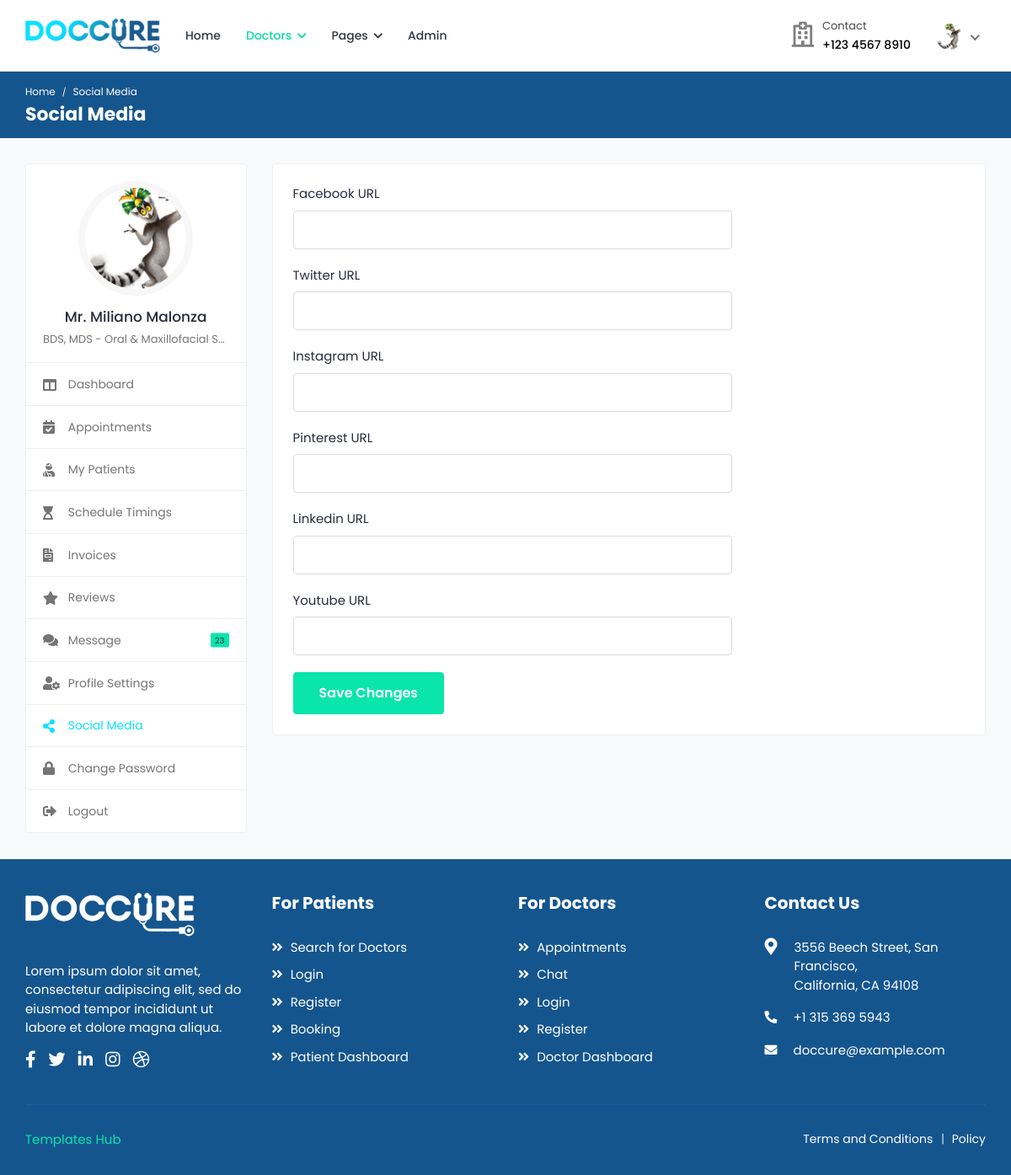
/doctors/social-media/ (signed in), run on an earlier commit of the app's database.
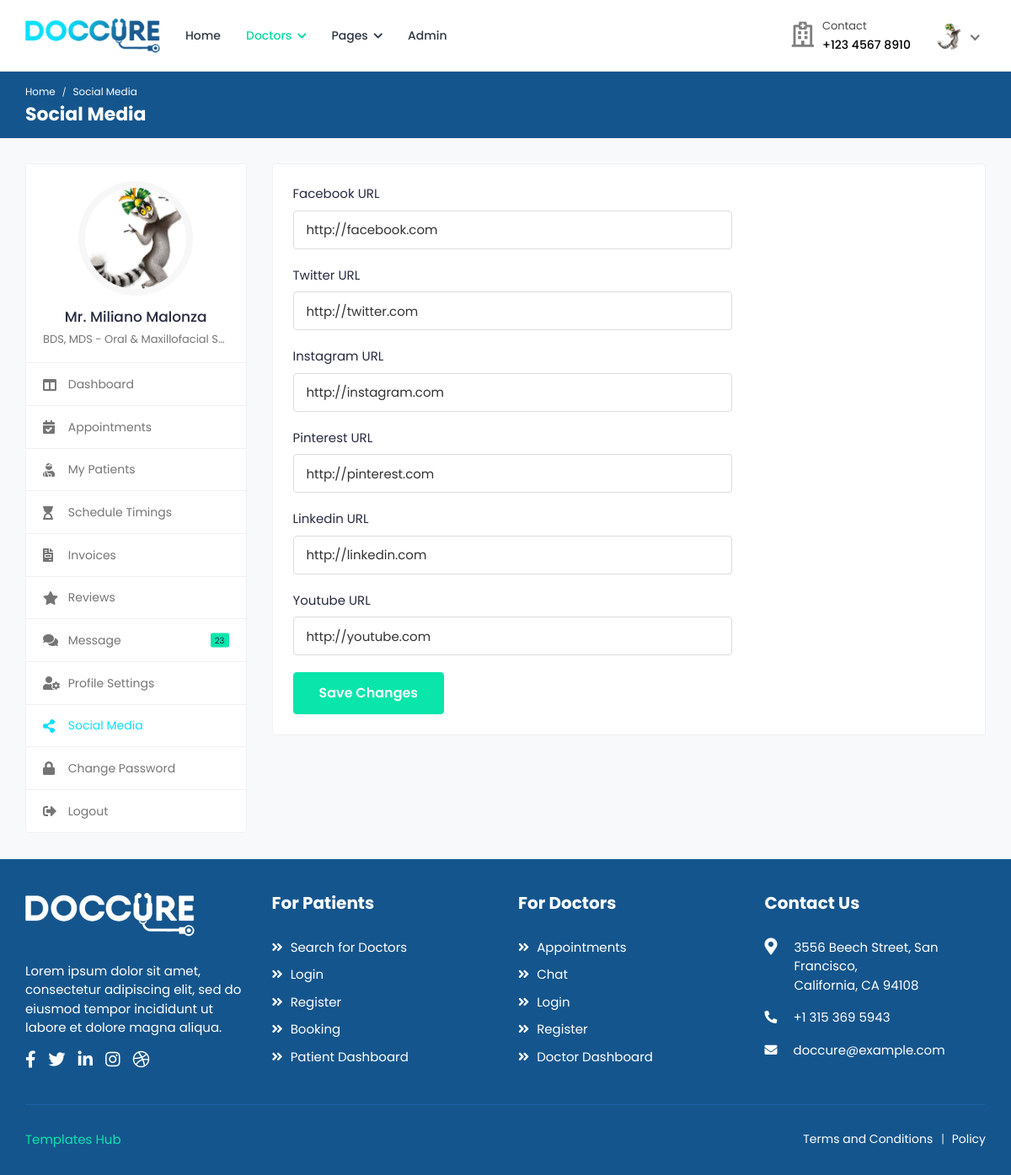
And on a later commit of the database.
### doctors/models.py (models this page shows)
class SocialMedia(models.Model):
	doctor = models.OneToOneField(Doctor, on_delete=models.CASCADE)
	facebook_url = models.URLField('Facebook URL', max_length=200, blank=True)
	twitter_url = models.URLField('Twitter URL', max_length=200, blank=True)
	instagram_url = models.URLField('Instagram URL', max_length=200, blank=True)
	pinterest_url = models.URLField('Pinterest URL', max_length=200, blank=True)
	linkedin_url = models.URLField('Linkedin URL', max_length=200, blank=True)
	youtube_url = models.URLField('Youtube URL', max_length=200, blank=True)

### doctors/views.py (the view)
# urls.py: path('social-media/', views.social_media, name = 'social-media'),
@login_required(login_url='/login/')
@user_passes_test(check_doctor, login_url='/login/')
@user_passes_test(check_settings, login_url='/doctors/profile-settings/')
def social_media(request):
	doctor = Doctor.objects.get(user=request.user.id)
	if request.method == 'POST':
		try:
			social = SocialMedia.objects.get(doctor=doctor.id)
			form = SocialMediaForm(request.POST, instance=social)
			if form.is_valid():
				form.save()
		except Exception:
			form = SocialMediaForm(request.POST)
			if form.is_valid():
				form.save()
		redirect = '../social-media/'
		return JsonResponse({"success": "Social Sites Updated.", "redirect": redirect}, status=200)
	else:
		social = None
		try:
			social = SocialMedia.objects.get(doctor=doctor.id)
		except Exception:
			social = None
		return render(request, 'doctors/social-media.html', {'profile': doctor, 'social': social})

### doctors/views.py (called while the page is built)
def check_doctor(user):
	group = user.groups.get()
	return group.name=='doctors_group'

def check_settings(user):
	profile = Doctor.objects.filter(user=user.id)
	return profile.count()>=1

### doctors/templates/doctors/social-media.html (shortened to what this page needs)
{% extends "doctors/base.html" %}
{% load static %}
{% block breadcrumb %}Social Media {% endblock %}
{% block breadcrumb1 %} Social Media{% endblock %}
{% block sidenav %}
	<ul>
		<li>
			<a href="{% url 'doctor-dashboard' %}">
				<i class="fas fa-columns"></i>
				<span>Dashboard</span>
			</a>
		</li>
		<li>
			<a href="{% url 'appointments' %}">
				<i class="fas fa-calendar-check"></i>
				<span>Appointments</span>
			</a>
		</li>
		<li>
			<a href="{% url 'my-patients' %}">
				<i class="fas fa-user-injured"></i>
				<span>My Patients</span>
			</a>
		</li>
		<li>
			<a href="{% url 'schedule-timings' %}">
				<i class="fas fa-hourglass-start"></i>
				<span>Schedule Timings</span>
			</a>
		</li>
		<li>
			<a href="{% url 'invoices' %}">
				<i class="fas fa-file-invoice"></i>
				<span>Invoices</span>
			</a>
		</li>
		<li>
			<a href="{% url 'reviews' %}">
				<i class="fas fa-star"></i>
				<span>Reviews</span>
			</a>
		</li>
		<li>
			<a href="{% url 'chat-doctor' %}">
				<i class="fas fa-comments"></i>
				<span>Message</span>
				<small class="unread-msg">23</small>
			</a>
		</li>
		<li>
			<a href="{% url 'doctor-profile-settings' %}">
				<i class="fas fa-user-cog"></i>
				<span>Profile Settings</span>
			</a>
		</li>
		<li class="active">
			<a href="{% url 'social-media' %}">
				<i class="fas fa-share-alt"></i>
				<span>Social Media</span>
			</a>
		</li>
		<li>
			<a href="{% url 'doctor-change-password' %}">
				<i class="fas fa-lock"></i>
				<span>Change Password</span>
			</a>
		</li>
		<li>
			<a href="{% url 'logout' %}">
				<i class="fas fa-sign-out-alt"></i>
				<span>Logout</span>
			</a>
		</li>
	</ul>
{% endblock %}
{% block content %}
	<div class="col-md-7 col-lg-8 col-xl-9">
		<div class="card">
			<div class="card-body">
				<form  class="add-form" method="POST" action="{% url 'social-media' %}">
					<div class="row">
						<div class="col-md-12 col-lg-8">
							<div class="form-group">
								<label>Facebook URL</label>
								<input type="text" class="form-control" name="facebook_url" value="{{social.facebook_url}}">
							</div>
						</div>
					</div>
					<div class="row">
						<div class="col-md-12 col-lg-8">
							<div class="form-group">
								<label>Twitter URL</label>
								<input type="text" class="form-control" name="twitter_url" value="{{social.twitter_url}}">
							</div>
						</div>
					</div>
					<div class="row">
						<div class="col-md-12 col-lg-8">
							<div class="form-group">
								<label>Instagram URL</label>
								<input type="text" class="form-control" name="instagram_url" value="{{social.instagram_url}}">
							</div>
						</div>
					</div>
					<div class="row">
						<div class="col-md-12 col-lg-8">
							<div class="form-group">
								<label>Pinterest URL</label>
								<input type="text" class="form-control" name="pinterest_url" value="{{social.pinterest_url}}">
							</div>
						</div>
					</div>
					<div class="row">
						<div class="col-md-12 col-lg-8">
							<div class="form-group">
								<label>Linkedin URL</label>
								<input type="text" class="form-control" name="linkedin_url" value="{{social.linkedin_url}}">
							</div>
						</div>
					</div>
					<div class="row">
						<div class="col-md-12 col-lg-8">
							<div class="form-group">
								<label>Youtube URL</label>
								<input type="text" class="form-control" name="youtube_url" value="{{social.youtube_url}}">
							</div>
						</div>
					</div>
					<div class="submit-section">
						<button type="submit" class="btn btn-primary submit-btn">Save Changes</button>
					</div>
				</form>
			</div>
		</div>
	</div>
{% endblock %}

What changed in the data, as far as the page shows it:
added SocialMedia: facebook_url "http://facebook.com", twitter_url "http://twitter.com", instagram_url "http://instagram.com", pinterest_url "http://pinterest.com", linkedin_url "http://linkedin.com", youtube_url "http://youtube.com"
